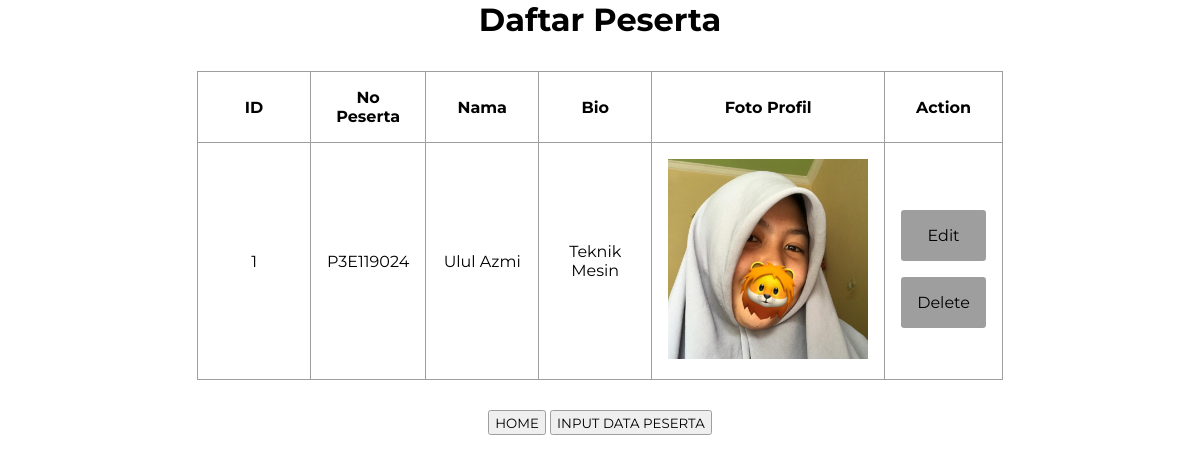
Page /list_peserta.php on the earlier database version.
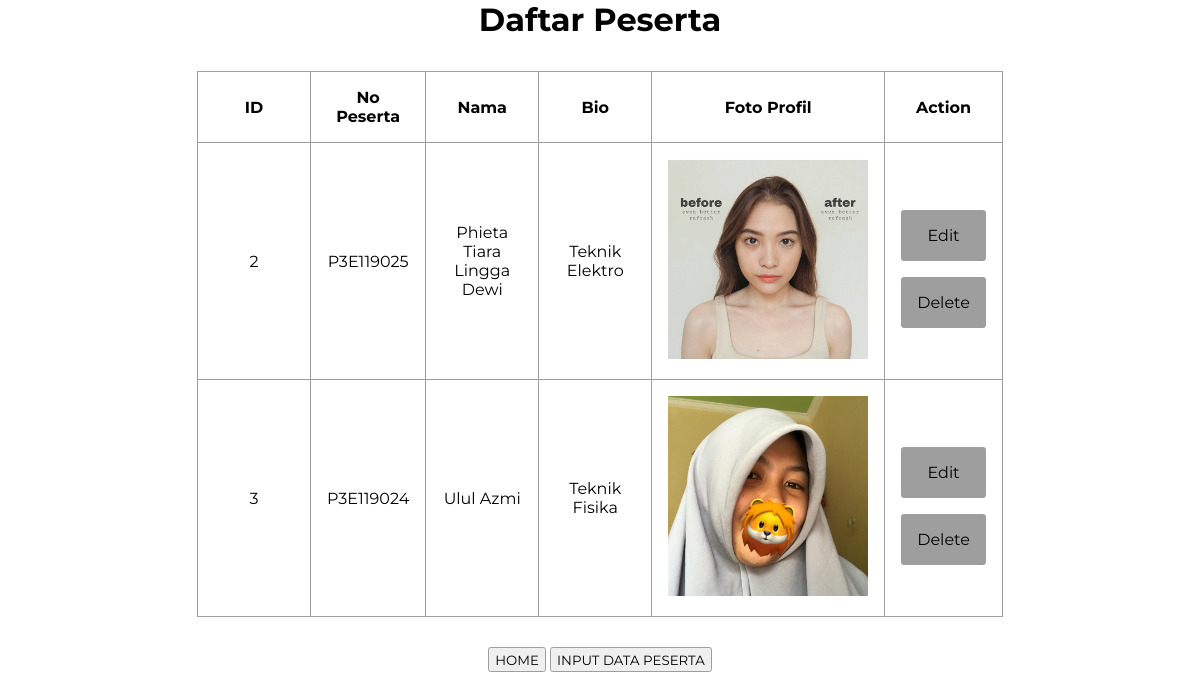
Same page on the later database version.
### tables this page shows
CREATE TABLE `peserta` (
  `id` int(11) NOT NULL,
  `no_peserta` varchar(255) DEFAULT NULL,
  `nama` varchar(255) DEFAULT NULL,
  `bio` longtext DEFAULT NULL,
  `gambar` varchar(255) DEFAULT NULL
);

### list_peserta.php (the view, shortened to what this page needs)
<?php
require_once("koneksi.php");
include('./header.php');
$query = mysqli_query($conn, "SELECT * FROM peserta");
$peserta = $query->fetch_all(MYSQLI_ASSOC);
?>
<div class="container">
	<div class="content">
		<div class="show">
			<h1>Daftar Peserta</h1>
			<table>
				<tr>
					<th> ID </th>
					<th> No Peserta </th>
					<th> Nama </th>
					<th> Bio </th>
					<th> Foto Profil </th>
					<th> Action </th>
				</tr>
				<?php foreach ($peserta as $row): ?>
				<tr>
					<td><?=$row['id'];?></td>
					<td><?=$row['no_peserta'];?></td>
					<td><?=$row['nama'];?></td>
					<td><?=$row['bio'];?></td>
					<td><img src="./img/<?=$row['gambar'];?>" width="200" height="200"></td>
					<td>
						<a href='form_edit_peserta.php?id=<?=$row['id'];?>'> Edit </a>
						<a href='delete.php?id=<?=$row['id'];?>'> Delete </a>
					</td>
				</tr>
				<?php endforeach; ?>
			</table>
			<div class="navigate" style="margin-top: 10px; padding: 20px;">
				<button name='index_button' onclick='index()'>Home</button>
				<button name='input_bio_button' onclick='input_peserta()'>Input Data Peserta</button>
			</div>
		</div>
	</div>
</div>
<?php include('./footer.php') ?>

### header.php (shortened to what this page needs)
<!DOCTYPE html>
<html>
<head>
    <link rel="stylesheet" href="./css/style.css">
</head>
<body>

### footer.php (shortened to what this page needs)
</body>
</html>

### css/style.css (style rules this page uses)
body { width: 100%; height: 100vh; margin: 0; padding: 0; font-family: 'Montserrat', sans-serif; }
h1 { margin: 0; padding: 0; }
button { cursor: pointer; height: 25px; border-radius: 0.2em; border: 1px solid #9E9E9E; font-family: 'Montserrat', sans-serif; text-transform: uppercase; }
.content { position: relative; top: 25%; }
.content .input, .content .show, .content .login { display: -webkit-box; display: -ms-flexbox; display: flex; -webkit-box-orient: vertical; -webkit-box-direction: normal; -ms-flex-direction: column; flex-direction: column; -webkit-box-align: center; -ms-flex-align: center; align-items: center; }
.content .input h1, .content .show h1, .content .login h1 { text-transform: capitalize; margin-bottom: 1em; }
.content .show table { border-collapse: collapse; border-radius: 1em; text-align: center; }
.content .show table, .content .show th, .content .show td { border: 1px solid #9E9E9E; }
.content .show th, .content .show td { padding: 1em; }
.content .show td { width: 5em; }
.content .show a { color: black; border-radius: 0.2em; margin-top: 1em; text-decoration: none; display: block; padding: 1em; background-color: #9E9E9E; }

Differences in the rows shown:
removed peserta: id "1", no_peserta "P3E119024", nama "Ulul Azmi", bio "Teknik Mesin", gambar (picture)
added peserta: id "2", no_peserta "P3E119025", nama "Phieta Tiara Lingga Dewi", bio "Teknik Elektro", gambar (picture)
added peserta: id "3", no_peserta "P3E119024", nama "Ulul Azmi", bio "Teknik Fisika", gambar (picture)
